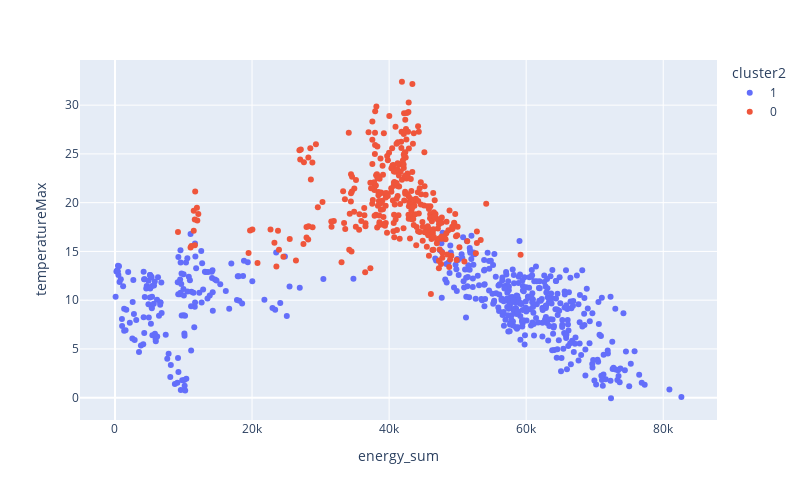

Notebook code for this chart:
### Code cell
fig = px.scatter(
    dataset1, x=col1, y=col2,
    color=dataset1[cluster], labels={'color': 'Cluster'}
)
fig.update_layout(
    #title="Non-reduced dataset",
    xaxis_title=col1,
    yaxis_title=col2,
    width=800,
    height=500
)
fig.show()

### Figure 1 — Plotly figure (JSON) as saved in the notebook; plotly's stock layout.template omitted (floating-point values rounded to 4 significant figures; data arrays with more than 128 entries replaced by an {"elided": "..."} marker saying what was removed)
{"data": [{"hovertemplate": "cluster2=1<br>energy_sum=%{x}<br>temperatureMax=%{y}<extra></extra>", "legendgroup": "1", "marker": {"color": "#636efa", "symbol": "circle"}, "mode": "markers", "name": "1", "orientation": "v", "showlegend": true, "type": "scatter", "x": {"elided": "498 float values"}, "xaxis": "x", "y": {"elided": "498 float values"}, "yaxis": "y"}, {"hovertemplate": "cluster2=0<br>energy_sum=%{x}<br>temperatureMax=%{y}<extra></extra>", "legendgroup": "0", "marker": {"color": "#EF553B", "symbol": "circle"}, "mode": "markers", "name": "0", "orientation": "v", "showlegend": true, "type": "scatter", "x": {"elided": "330 float values"}, "xaxis": "x", "y": {"elided": "330 float values"}, "yaxis": "y"}], "layout": {"height": 500, "legend": {"title": {"text": "cluster2"}, "tracegroupgap": 0}, "margin": {"t": 60}, "width": 800, "xaxis": {"anchor": "y", "domain": [0, 1], "title": {"text": "energy_sum"}}, "yaxis": {"anchor": "x", "domain": [0, 1], "title": {"text": "temperatureMax"}}}}
